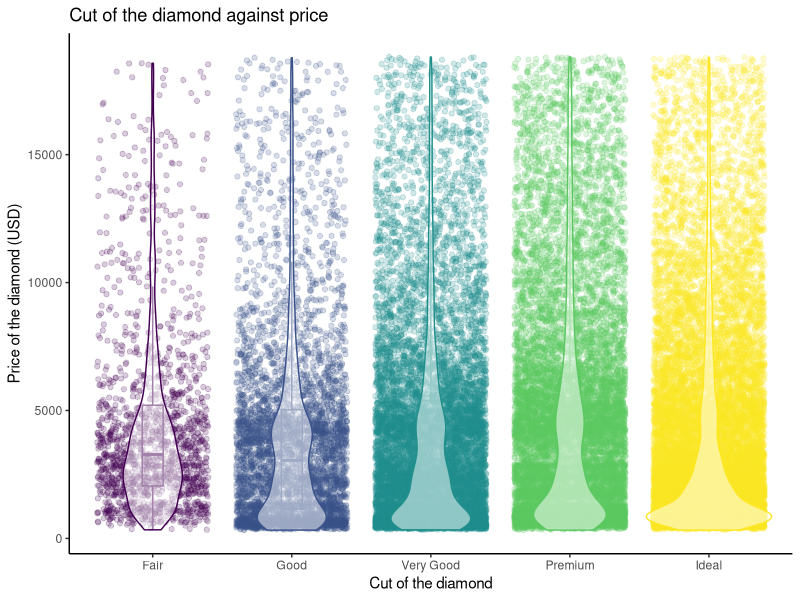

Write R code to recreate this figure.
# Combining both boxplot and violin plots in one.

library(tidyverse)
diamonds_df <- diamonds

diamonds_df %>% 
  ggplot(aes(x = cut, y = price, color = cut)) +
  geom_point(position = "jitter", alpha = 0.2)+
  geom_boxplot(alpha = 0, width = 0.15) +
  geom_violin(alpha = 0.5) +
  theme_classic() +
  theme(legend.position = "none") +
  labs(x = "Cut of the diamond",
       y = "Price of the diamond (USD)",
       title = "Cut of the diamond against price")
